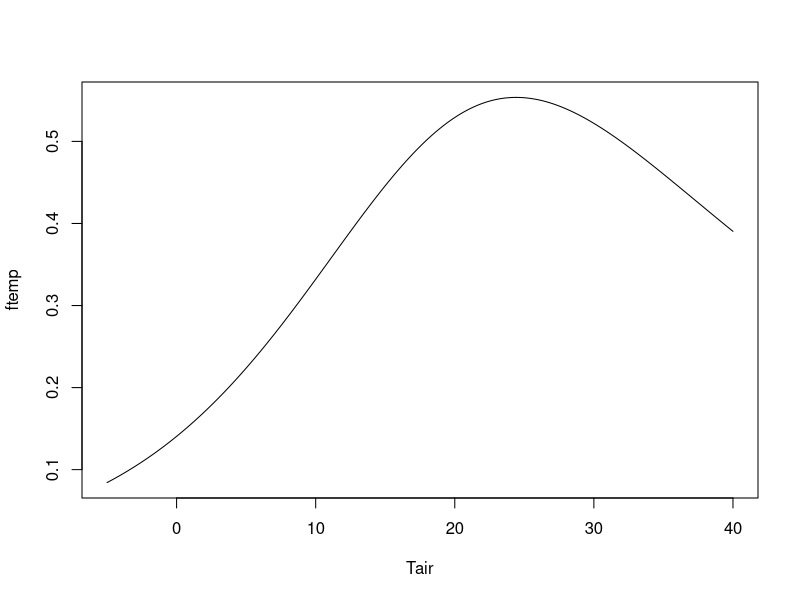
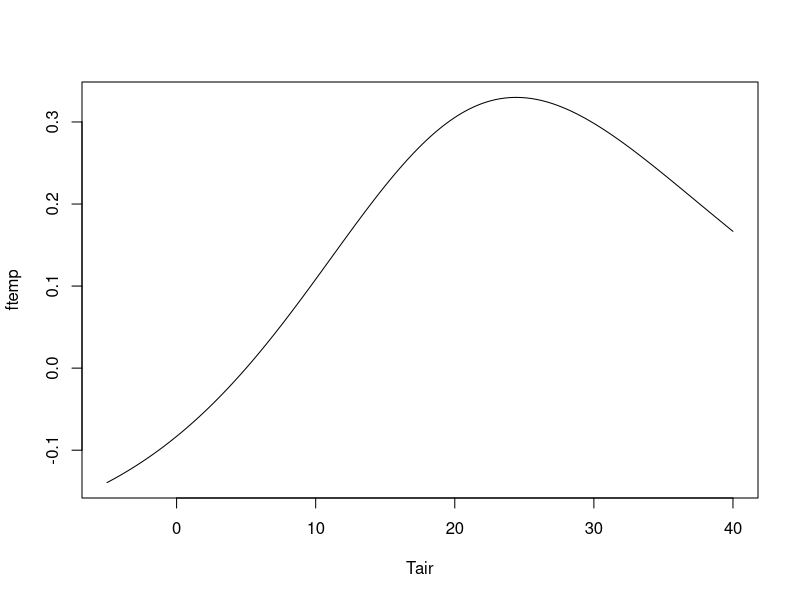
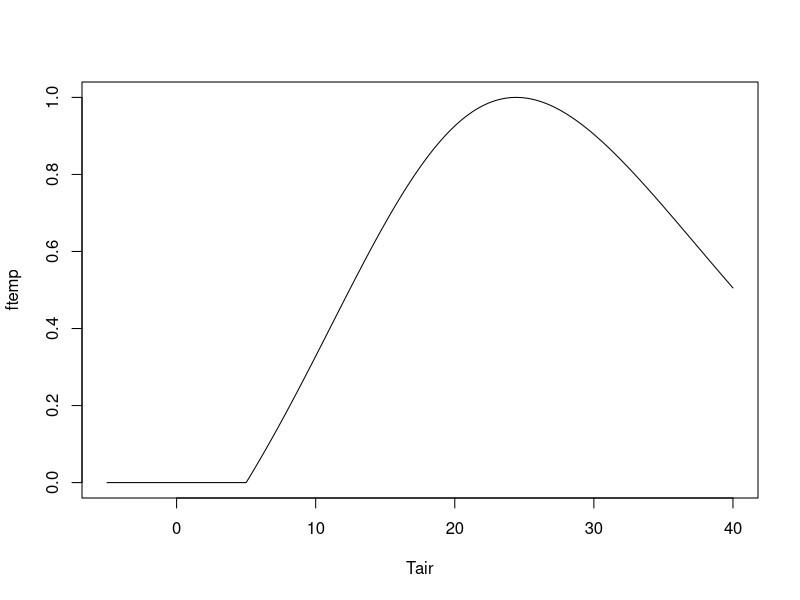

The R source for these figures, in order:
rm(list = ls())
######
# Arrhenius functions from Parent et al. 2012. Parameters should differ between C3 and C4 plants 
Rgas <- 8.314472
Kelvin <- 273.15 
Tdorm <- 5
A = 6.86e8
# activation energy for growth temperature relationship (kJ mol-1) (Parent & Tardieu 2012)
Ha = 63.3 
# Parameter 'T0' in growth temperature relationship (K) (Parent & Tardieu 2012)
T0 = 30.6
T0 = 20
# Parameter 'A' in growth temperature relationship (K-1) (Parent & Tardieu 2012)
alpha = 1.6
# alpha = 3.5
Ha = 63.3
# T0 = 11

# temperature vector (degC)
Tair <- seq(-5,40,.01)

Ha   <- Ha * 1000   
T0   <- T0 + Kelvin   
Tleaf <- Tair + Kelvin    

# function that calulates ftemp
ftempcalc <- function(Tleaf, A, Ha, Rgas, alpha){
  return( 
    A*(Tleaf * exp(-Ha / (Rgas * Tleaf))) / 
           (1 + (exp(-Ha / (Rgas * Tleaf))) ^ (alpha*(1 - Tleaf / T0))) 
    )
}

  
ftemp <- ftempcalc(Tleaf=Tleaf, A, Ha, Rgas, alpha)
plot(Tair, ftemp, type='l')

# reduce ftemp until the graph crosses the x axis at the Tdorm
Tdorm <- Tdorm + Kelvin
y_Tdorm <- ftempcalc(Tdorm, A, Ha, Rgas, alpha)
ftemp <- ftemp - y_Tdorm
plot(Tair, ftemp, type='l')

# normalise everything to 1 and cap it to be only positive
max_ftemp <- max(ftemp)
ftemp <- ftemp / max_ftemp
# plot(Tair, ftemp)

# set a minimum of 0 to the vector
ftemp[which(ftemp<0)] <- 0
plot(Tair, ftemp, type = 'l')
